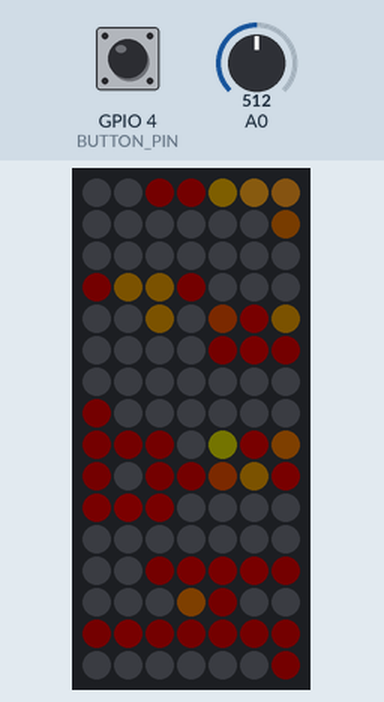
The program below on a simulated ESP8266 (Wemos D1 mini). On the bench: 7×16 RGB LED matrix (first LED top left, wired row by row). The test bench sets the inputs (shaded band); at power-on: GPIO 4 (BUTTON_PIN) HIGH, A0 = 512. Dim RGB values are drawn brighter than linear; random numbers use the default seed unless the program sets one.

Above: at 1.78 s.
1.8 s: GPIO 4 (BUTTON_PIN) pulled LOW for 0.15 s
At 2.23 s:
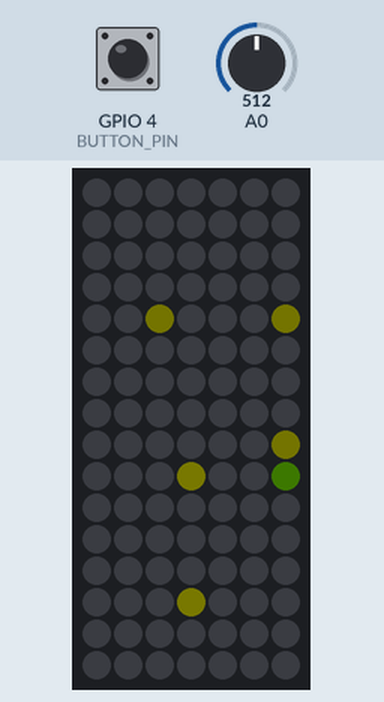
2.5 s: A0 set to 0
At 2.91 s:
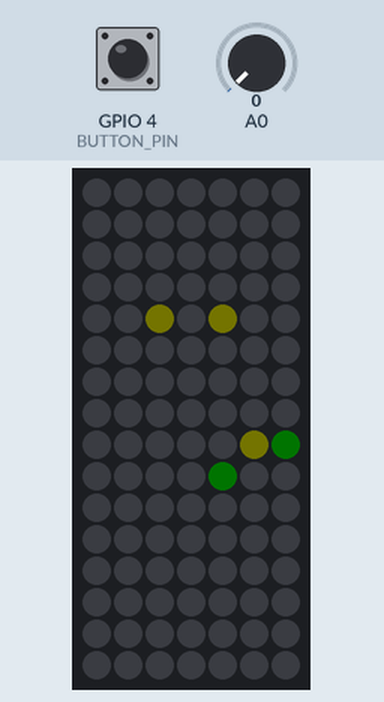
5.5 s: A0 set to 716
At 5.94 s:
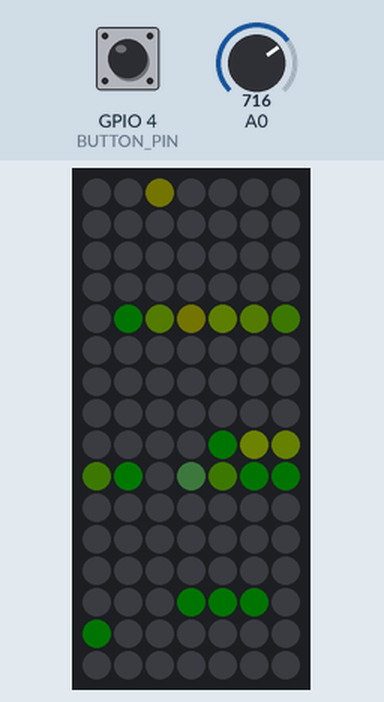
8.5 s: GPIO 4 (BUTTON_PIN) pulled LOW for 1 s
At 9.13 s:
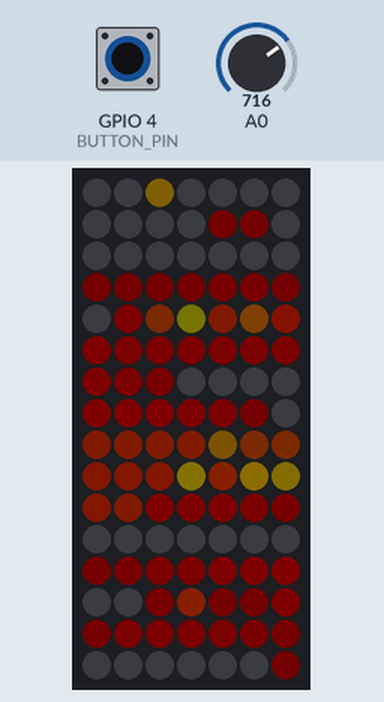
10.1 s: GPIO 4 (BUTTON_PIN) pulled LOW for 0.15 s
At 10.35 s:
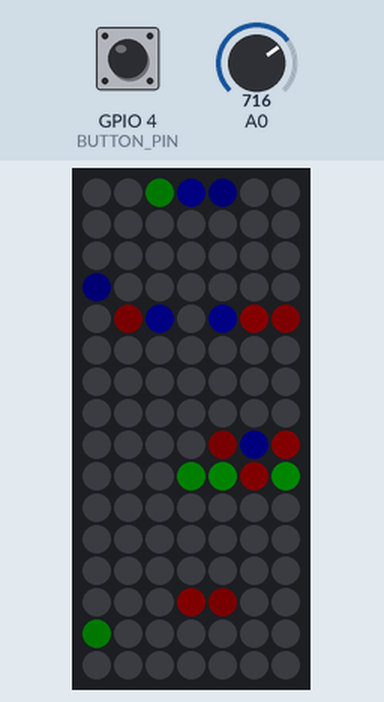
10.8 s: A0 set to 1023
At 10.96 s:
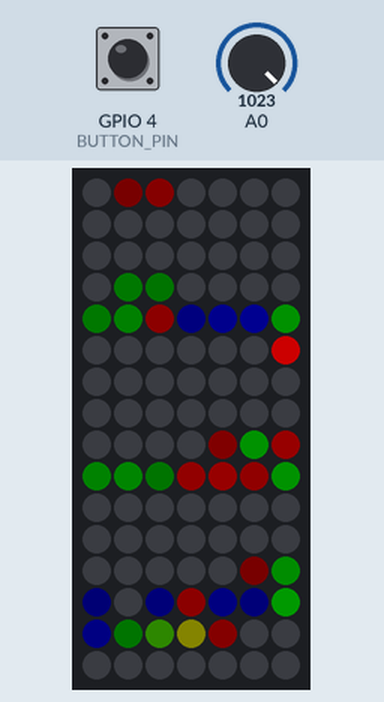
Timing chart, 0 to 13.8 s (numbered marks = the images above; inputs shaded):
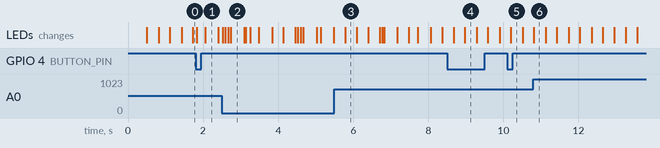

The program:

main.cpp
```cpp
/**
 * Digital Fireplace Firmware v0.1
 * 24/12/2018
 *
 * By: Boldizsar Bednarik
 * Email: bbednarik@gmail.com
 *
 * Terms Of Use:
 *
 * You're free to use and modify for non commercial purposes
 * If you want to use in a commercial project, please contact me
 *
 */

#include <Arduino.h>
#include <FastLED.h>

#define LED_PIN 5
#define BUTTON_PIN 4
#define DEBOUNCE_TIME 500
#define BRIGHTNESS 128
#define LED_TYPE WS2811
#define COLOR_ORDER GRB

#define DELAY_PER_CYCLE 15

#define MIN_ADD_PARTICLE_CYCLE 1
#define MAX_ADD_PARTICLE_CYCLE 2

#define MIN_BRIGHTNESS 40
#define MAX_BRIGHTNESS 240

#define MIN_POSTPROCESS_CYCLE 2
#define MAX_POSTPROCESS_CYCLE 4

#define WIDTH 7
#define HEIGHT 16
#define NUM_LEDS WIDTH *HEIGHT
#define DO_MASK true

#define BRIBHTNESS_CHANGE_STEP 10

#define COLOR_MAX_VALUE 255

int _actualAddParticles = MAX_ADD_PARTICLE_CYCLE;
int _actualMaxBrightness = MAX_BRIGHTNESS;

/**
 * Mask the fire to give it a shape,
 * applied in post processing
 */

float masking[HEIGHT][WIDTH] = {
    {0.1, 0.2, 0.4, 1.0, 0.4, 0.2, 0.1},
    {0.1, 0.3, 0.5, 1.0, 0.5, 0.3, 0.1},
    {0.2, 0.4, 0.7, 1.0, 0.7, 0.4, 0.2},
    {0.2, 0.5, 1.0, 1.0, 1.0, 0.5, 0.2},
    {0.3, 0.7, 1.0, 1.0, 1.0, 0.7, 0.3},
    {0.3, 0.9, 1.0, 1.0, 1.0, 0.9, 0.3},
    {0.7, 1.0, 1.0, 1.0, 1.0, 1.0, 0.7},
    {0.8, 1.0, 1.0, 1.0, 1.0, 1.0, 0.8},
    {0.9, 1.0, 1.0, 1.0, 1.0, 1.0, 0.9},
    {1.0, 1.0, 1.0, 1.0, 1.0, 1.0, 1.0},
    {1.0, 1.0, 1.0, 1.0, 1.0, 1.0, 1.0},
    {1.0, 1.0, 1.0, 1.0, 1.0, 1.0, 1.0},
    {1.0, 1.0, 1.0, 1.0, 1.0, 1.0, 1.0},
    {1.0, 1.0, 1.0, 1.0, 1.0, 1.0, 1.0},
    {0.4, 1.0, 1.0, 1.0, 1.0, 1.0, 0.4},
    {0.2, 0.5, 1.0, 1.0, 1.0, 0.5, 0.2}};

/**
 * Mask the bottom of the fire to give it a more realistic shape
 * applied in post processing
 */

float bottomMask[][WIDTH] = {
    {0.0, 0.2, 0.0, 0.5, 0.0, 0.2, 0.0},
    {0.5, 0.5, 1.0, 1.0, 1.0, 0.5, 0.5},
    {0.5, 1.0, 1.0, 1.0, 1.0, 1.0, 0.5},
    {0.2, 0.5, 1.0, 1.0, 1.0, 0.5, 0.2}};

/**
 * Placeholder for bottom part calculation which is applied post
 * fire calculation
 */
int _postProcess[][WIDTH][3] = {
    {{0, 0, 0}, {0, 0, 0}, {0, 0, 0}, {0, 0, 0}, {0, 0, 0}, {0, 0, 0}, {0, 0, 0}},
    {{0, 0, 0}, {0, 0, 0}, {0, 0, 0}, {0, 0, 0}, {0, 0, 0}, {0, 0, 0}, {0, 0, 0}},
    {{0, 0, 0}, {0, 0, 0}, {0, 0, 0}, {0, 0, 0}, {0, 0, 0}, {0, 0, 0}, {0, 0, 0}},
    {{0, 0, 0}, {0, 0, 0}, {0, 0, 0}, {0, 0, 0}, {0, 0, 0}, {0, 0, 0}, {0, 0, 0}}};

/**
 * Matrix used for convolution
 */
float convolutionMatrix[3][3] = {
    {0.0, 0.0, 0},
    {0, 0.7, 0},
    {0.2, 1, 0.2}};

/**
 * Minimum divider for convolution
 */
#define MIN_CONVOLUTINO_DEVIDER 2.09

/**
 * Maximum divider for convolution
 */
#define MAX_CONVOLUTINO_DEVIDER 2.3

float convolutionDivider = MIN_CONVOLUTINO_DEVIDER;

int ACTIVE_PALETTE_INDEX = 0;

int palettes[][3][3] = {
    // realistic fire 1
    {
        {207, 116, 14},
        {212, 152, 48},
        {140, 48, 8}},
    // green fire
    {
        {50, 80, 22},
        {111, 121, 21},
        {30, 60, 30}},
    // realistic fire 2
    {
        {218, 51, 0},
        {100, 55, 0},
        {254, 200, 0}},
    // funky
    {
        {0, 0, 255},
        {0, 255, 0},
        {255, 0, 0}},
    // aqua fire
    {
        {119, 194, 193},
        {62, 172, 236},
        {23, 41, 105}},
    // x-mass
    {
        {125, 125, 125},
        {0, 255, 0},
        {255, 0, 0}}};

/**
 * display and buffer martix definitions
 */
int display[WIDTH][HEIGHT][3];
int buffer[WIDTH][HEIGHT][3];

/**
 * variables to control the fire intensity
 */
int particleAddedCnt = MAX_ADD_PARTICLE_CYCLE;
int postProcessCycle = MAX_POSTPROCESS_CYCLE;
int postProcessCnt = MAX_POSTPROCESS_CYCLE;
int maxParticlesPerCycle = MAX_ADD_PARTICLE_CYCLE;

CRGB leds[NUM_LEDS];

/**
 * set initial colors for display matrix container array
 */
void initializeDisplayMatrix()
{
  for (int i = 0; i < WIDTH; i++)
  {
    for (int j = 0; j < HEIGHT; j++)
    {
      for (int p = 0; p < 3; p++)
      {
        display[i][j][p] = 0;
        buffer[i][j][p] = 0;
      }
    }
  }
}

/**
 * Copy buffer value to display value
 */
void copyBufferToDisplay()
{
  for (int i = 0; i < WIDTH; i++)
  {
    for (int j = 0; j < HEIGHT; j++)
    {
      for (int p = 0; p < 3; p++)
      {
        display[i][j][p] = buffer[i][j][p];
      }
    }
  }
}

/**
 * Add new particle to the display array
 */
void addNewParticle()
{
  particleAddedCnt++;

  if (particleAddedCnt >= _actualAddParticles)
  {
    particleAddedCnt = 0;
    int rx = rand() % WIDTH;
    int ry = ceil(5 * HEIGHT / 6 + rand() % HEIGHT / 6);

    int _ct = rand() % 3;
    int _rc = 1 + rand() % 6;

    for (int p = 0; p < 3; p++)
    {
      display[rx][ry][p] = (int)((float)palettes[ACTIVE_PALETTE_INDEX][_ct][p] / (float)_rc);
    }
  }
}

int _lastPressed = 0;

/**
 * INTERRUPT
 * Change the fire color palette when button is pressed
 */
void changeMode()
{
  if (millis() - _lastPressed > DEBOUNCE_TIME)
  {
    ACTIVE_PALETTE_INDEX++;

    if (ACTIVE_PALETTE_INDEX >= sizeof(palettes) / sizeof(*palettes))
    {
      ACTIVE_PALETTE_INDEX = 0;
    }
    initializeDisplayMatrix();
    _lastPressed = millis();
  }
}

/**
 * Setup function
 */
void setup()
{
  delay(500);
  Serial.begin(115200);
  FastLED.addLeds<LED_TYPE, LED_PIN, COLOR_ORDER>(leds, NUM_LEDS);
  FastLED.clear();

  FastLED.setBrightness(BRIGHTNESS);

  // setup values
  initializeDisplayMatrix();

  // set button pin
  pinMode(BUTTON_PIN, INPUT_PULLUP);
  attachInterrupt(digitalPinToInterrupt(BUTTON_PIN), changeMode, FALLING);
}

/**
 * Transform coordinates to index and set let
 */
void setLedByCoord(int x, int y, int _color[3])
{
  int idy = ((x % 2 == 0) ? HEIGHT - y - 1 : y);
  int index = (x * HEIGHT) + idy;

  int _cr = _color[0];
  int _cg = _color[1];
  int _cb = _color[2];

  // apply mask

  if (DO_MASK)
  {
    _cr = (int)((float)_cr * (float)masking[y][x]);
    _cg = (int)((float)_cg * (float)masking[y][x]);
    _cb = (int)((float)_cb * (float)masking[y][x]);
  }

  leds[index].red = _cr;
  leds[index].green = _cg;
  leds[index].blue = _cb;
}

/**
 * post process
 */
void postProcessCalculate()
{
  // add glowing to the botton with masking

  for (int i = 0; i < WIDTH; i++)
  {
    for (int j = 0; j < sizeof(bottomMask) / sizeof(*bottomMask); j++)
    {
      if (bottomMask[j][i] > 0.0)
      {
        int _color[3];
        int _ct = rand() % 3;
        int _rc = 10 + rand() % 10;

        for (int p = 0; p < 3; p++)
        {
          _postProcess[j][i][p] = (int)(((float)palettes[ACTIVE_PALETTE_INDEX][_ct][p] / (float)_rc) * (float)bottomMask[j][i]);
        }
      }
    }
  }
}

float _brightness = (_actualMaxBrightness - MIN_BRIGHTNESS) / 2;
float _brigntnessSpeedChange = BRIBHTNESS_CHANGE_STEP;

/**
 * Change fire brightness periodically
 */
void changeBrightness()
{
  // brightness change over time

  // pingpong effect

  if (_brightness > _actualMaxBrightness)
  {
    _brightness = (float)_actualMaxBrightness;
    _brigntnessSpeedChange = -BRIBHTNESS_CHANGE_STEP;
  }

  if (_brightness < MIN_BRIGHTNESS)
  {
    _brightness = (float)MIN_BRIGHTNESS;
    _brigntnessSpeedChange = BRIBHTNESS_CHANGE_STEP;
  }

  // or reverse randomly

  if (rand() % 100 < 10)
  {
    _brigntnessSpeedChange = -_brigntnessSpeedChange;
  }

  // change brightness

  _brightness += _brigntnessSpeedChange;

  FastLED.setBrightness((int)_brightness);
}

/**
 * Add post process stuff here
 */
void postProcess()
{
  postProcessCnt++;

  if (postProcessCnt >= postProcessCycle)
  {
    postProcessCnt = 0;
    postProcessCalculate();
    changeBrightness();
  }

  for (int i = 0; i < WIDTH; i++)
  {
    for (int j = 0; j < 4; j++)
    {
      if(bottomMask[j][i] > 0)
        {
          setLedByCoord(i, HEIGHT - 4 + j, _postProcess[j][i]);
        }
    }
  }
}

/**
 * show data on led strip from display value
 */
void show()
{
  for (int i = 0; i < WIDTH; i++)
  {
    for (int j = 0; j < HEIGHT; j++)
    {
      setLedByCoord(i, j, display[i][j]);
    }
  }

  postProcess();

  FastLED.show();
}

/**
 * Get pixel data safely ( if there's no -1 or +1 pixel, return the closest one)
 */
int getSafePixelData(int x, int y, int colorIndex)
{
  x = x < 0 ? 0 : x;
  x = x > WIDTH - 1 ? WIDTH - 1 : x;

  y = y < 0 ? 0 : y;
  y = y > HEIGHT - 1 ? HEIGHT - 1 : y;

  return display[x][y][colorIndex];
}

/**
 * calculate pixel value for convolution
 */
void claculatePixel(int x, int y)
{
  float _newPixel[] = {0, 0, 0};

  for (int i = -1; i < 2; i++)
  {
    for (int j = -1; j < 2; j++)
    {
      float _pixel[3] = {
          getSafePixelData(x + i, y + j, 0),
          getSafePixelData(x + i, y + j, 1),
          getSafePixelData(x + i, y + j, 2)};

      for (int p = 0; p < 3; p++)
      {
        _newPixel[p] = _newPixel[p] + (int)((float)_pixel[p] * (float)convolutionMatrix[j + 1][i + 1]);
      }
    }
  }

  for (int p = 0; p < 3; p++)
  {
    buffer[x][y][p] = (int)min(COLOR_MAX_VALUE, (int)((float)_newPixel[p] / (float)convolutionDivider));
  }
}

/**
 * Do the interpolation to all pixels
 */
void interpolate()
{

  for (int i = 0; i < WIDTH; i++)
  {
    for (int j = 0; j < HEIGHT; j++)
    {
      claculatePixel(i, j);
    }
  }

  copyBufferToDisplay();
}

int _lastAnalogValue = 0;

/**
 * get analog value, and apply fire intensity changes
 */
void adjustFireIntensity()
{
  int _a = analogRead(A0);
  bool _didAnalogChanged = abs(_a - _lastAnalogValue) > 10;
  _lastAnalogValue = _a;

  if (_didAnalogChanged)
  {
    _brightness = MAX_BRIGHTNESS;
  }

  // calc min brightness between MIN_BRIGHTNESS and MIN_BRIGHTNESS+50
  int _minBrightness = MIN_BRIGHTNESS + (int)((float)_a / 20);

  float _proportion = (float)_a / 1000;

  _actualMaxBrightness = _minBrightness + (int)((float)(MAX_BRIGHTNESS - _minBrightness) * _proportion);
  convolutionDivider = MAX_CONVOLUTINO_DEVIDER - (float)((float)(MAX_CONVOLUTINO_DEVIDER - MIN_CONVOLUTINO_DEVIDER) * _proportion);
  _actualAddParticles = MAX_ADD_PARTICLE_CYCLE - (int)((float)(MAX_ADD_PARTICLE_CYCLE - MIN_ADD_PARTICLE_CYCLE) * _proportion);
  postProcessCycle = MAX_POSTPROCESS_CYCLE - (int)((float)(MAX_POSTPROCESS_CYCLE - MIN_POSTPROCESS_CYCLE) * _proportion);
}

/**
 * main loop
 */
void loop()
{
  adjustFireIntensity();
  addNewParticle();
  interpolate();
  show();
  delay(DELAY_PER_CYCLE);
}
```
